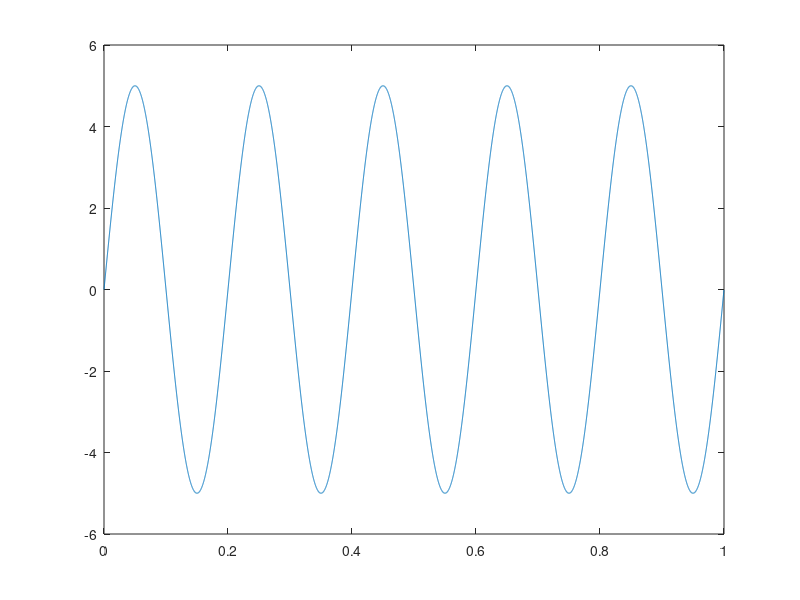

MATLAB code to generate this figure: (Note: this script raises an error after producing the figure.)
clc;
clear vars;
clear all;
%%
Am=input('Enter the Amplitude of the Message Signal');
Ac=input('Enter the Amplitude of the Carrier Signal');
fm=input('Enter the frequency of the Message Signal');
fc=input('Enter the frequency of the Carrier Signal');
m=Am/Ac; %Modulation Index : m<1= Undermodulated and m>1= Overmodulated
fs=10000;%sampling frequency
Ts=1/fs;%sampling period
N=10000;%number of samples
t=[0:Ts:N*Ts-Ts];%time axis
f=[-fs/2:fs/N:fs/2-fs/N];%frequency axis

%%
%Generating Message Signal
m=Am*sin(2*pi*fm*t);
%Generating Carrier Signal
c=Ac*sin(2*pi*fc*t);
%Generating AM Signal
AM=((Ac+m).*sin(2*pi*fc*t));
%%
%Plotting Message Signal
figure;
plot(t,m);
hold on 10;
plot(t,AM);
legend('Message','Amplitude Modulation');
%%
%Frequency Domain Analysis
M=fft(m);
C=fft(c);
AM2=fft(AM);
figure;
stem(f,fftshift(abs(M)));
title('Message Signal');
figure;
stem(f,fftshift(abs(C)));
title('carrier Signal');
figure;
stem(f,fftshift(abs(AM2)));
title('AM Signal');
